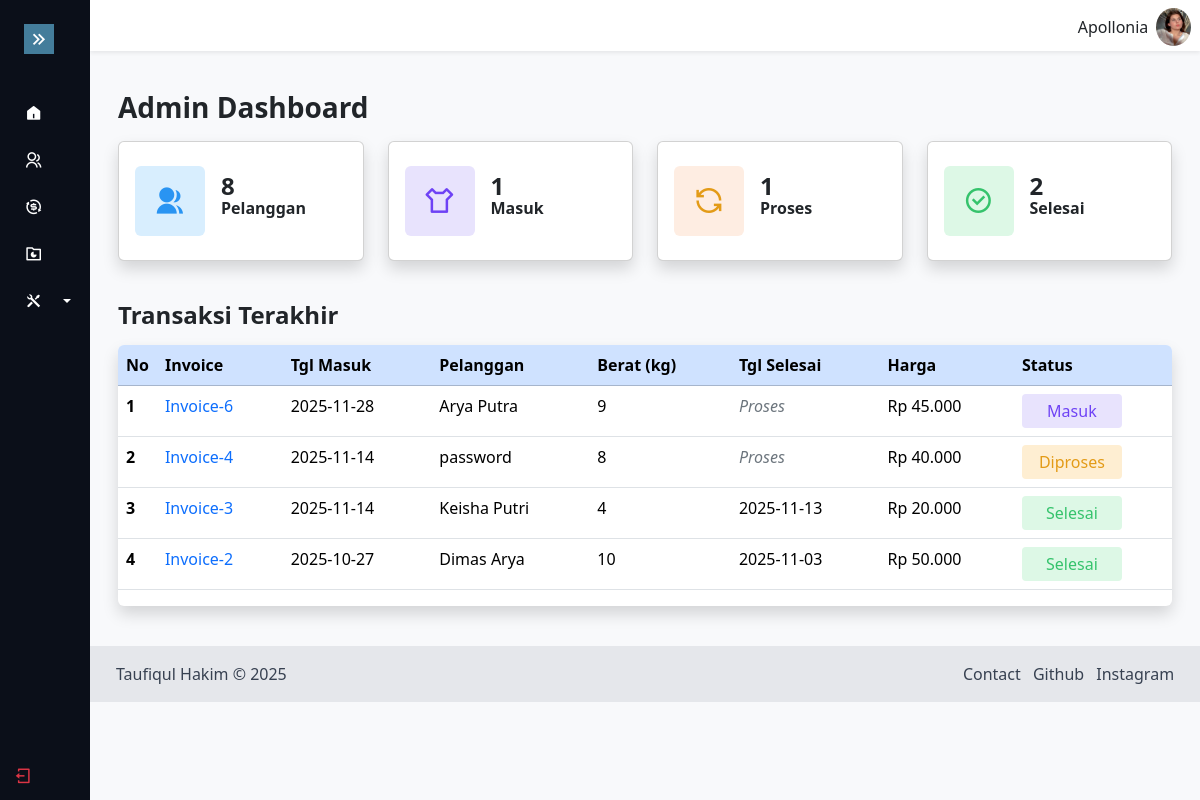
Screenshot of /laundrymvc/dashboard (signed in) with the database file from the repository.
### tables this page shows
CREATE TABLE `transaksi` (
  `transaksi_id` int NOT NULL,
  `transaksi_tgl` date NOT NULL,
  `pelanggan_id` int NOT NULL,
  `transaksi_harga` int NOT NULL,
  `transaksi_berat` int NOT NULL,
  `transaksi_tgl_selesai` date DEFAULT NULL,
  `transaksi_status` int DEFAULT '0'
);

CREATE TABLE `pelanggan` (
  `pelanggan_id` int NOT NULL,
  `pelanggan_nama` varchar(100) NOT NULL,
  `pelanggan_hp` varchar(15) NOT NULL,
  `pelanggan_alamat` text NOT NULL
);

### laundrymvc/app/core/Controller.php (called while the page is built, shortened)
<?php
class Controller
{
    public function view($view, $data = array())
    {
        require_once 'app/views/' . $view . '.php';
    }
    public function model($model)
    {
        return new $model;
    }
}

### laundrymvc/app/controllers/Dashboard.php (called while the page is built, shortened)
<?php
class Dashboard extends Controller{
    public function index() {
        $data['judul'] = 'Dashboard';
        $data['rowPelanggan'] = $this->model('Dashboard_model')->row('pelanggan');
        $data['masuk'] = $this->model('Dashboard_model')->status(0);
        $data['proses'] = $this->model('Dashboard_model')->status(1);
        $data['selesai'] = $this->model('Dashboard_model')->status(2);
        $data['last'] = $this->model('Dashboard_model')->lastTransaction();
        $data['css'] = BASEURL . 'css/dashboard.css';
        $this->view('dashboard/index', $data);
    }
}

### laundrymvc/app/core/App.php (called while the page is built, shortened)
<?php
class App
{
    protected $controller = 'dashboard';
    protected $method = 'index';
    protected $params = [];
    public function __construct()
    {
        $url = $this->parse();
        if (file_exists('app/controllers/' . $url[0] . '.php')) {
            $this->controller = $url[0];
            unset($url[0]);
        }
        if (isset($_SESSION['ID_LOGIN'])) {
            $this->controller = new $this->controller;
        } else {
            $this->controller = 'login';
            require_once 'app/controllers/' . $this->controller . '.php';
            $this->controller = new $this->controller;
        }
        if (empty($url['url'])) {
            $this->params = array_values($url);
        }
        call_user_func_array([$this->controller, $this->method], $this->params);
    }
    public function parse()
    {
        if (isset($_GET['url'])) {
            $url = $_GET['url'];
        } else {
            $url = 'login';
        }
        $url = rtrim($url, '/');
        $url = filter_var($url, FILTER_SANITIZE_URL);
        $url = explode('/', $url);
        return $url;
    }
}

### laundrymvc/index.php (called while the page is built, shortened)
<?php
new App();

### laundrymvc/app/core/Database.php (called while the page is built, shortened)
<?php
class Database
{
    private $host = DB_HOST;
    private $user = DB_USER;
    private $password = DB_PASS;
    private $dbname = DB_NAME;
    private $dbh;
    private $stmt;
    public function __construct()
    {
        $dsn = 'mysql:host=' . $this->host . ';dbname=' . $this->dbname;
        $option = [
            PDO::ATTR_PERSISTENT => true,
            PDO::ATTR_ERRMODE => PDO::ERRMODE_EXCEPTION,
        ];
        try {
            $this->dbh = new PDO($dsn, $this->user, $this->password, $option);
        } catch (PDOException $e) {
            die('' . $e->getMessage());
        }
    }
    public function query($sql)
    {
        $this->stmt = $this->dbh->prepare($sql);
    }
    public function execute()
    {
        $this->stmt->execute();
    }
    public function fetch()
    {
        return $this->stmt->fetchAll(PDO::FETCH_ASSOC);
    }
}

### laundrymvc/app/models/Dashboard_model.php (called while the page is built)
<?php
class Dashboard_model {
    private $db;
    public function __construct() {
        $this->db = new Database();
    }
    public function row($tabel) {
        $this->db->query('SELECT * FROM ' . $tabel);
        $this->db->execute();
        return $this->db->rowCount();
    }
    public function status ($status) {
        $this->db->query('SELECT * FROM transaksi WHERE transaksi_status = ' . $status);
        $this->db->execute();
        return $this->db->rowCount();
    }
    public function lastTransaction () {
        $this->db->query('SELECT * FROM transaksi t JOIN pelanggan p ON t.pelanggan_id = p.pelanggan_id ORDER BY t.transaksi_id DESC LIMIT 5');
        $this->db->execute();
        return $this->db->fetch();
    }
}

### laundrymvc/app/views/dashboard/index.php (the view, shortened to what this page needs)
<main class="content px-3 py-4 mt-3">
    <div class="container-fluid">
        <div class="mb-3">
            <h3 class="fw-bold mb-3">
                Admin Dashboard
            </h3>
            <div class="row">
                <div class="col-10 col-md-3">
                    <div class="card shadow pelanggan">
                        <div class="card-body py-4 d-flex align-items-end gap-3">
                            <div class="icon-pelanggan d-flex justify-content-center align-items-center rounded-2">
                                <i class="ri-group-fill" style="font-size: 30px; "></i>
                            </div>
                            <div>
                                <h4 class="fw-bold" style="margin-bottom: -5px;">
                                    <?= $data['rowPelanggan']; ?>
                                </h4>
                                <p class="fw-semibold">Pelanggan</p>
                            </div>
                        </div>
                    </div>
                </div>
                <div class="col-10 col-md-3">
                    <div class="card shadow masuk">
                        <div class="card-body py-4 d-flex align-items-end gap-3">
                            <div class="icon-masuk d-flex justify-content-center align-items-center rounded-2">
                                <i class="ri-t-shirt-line" style="font-size: 30px; "></i>
                            </div>
                            <div>
                                <h4 class="fw-bold" style="margin-bottom: -5px;">
                                    <?= $data['masuk']; ?>
                                </h4>
                                <p class="fw-semibold">Masuk</p>
                            </div>
                        </div>
                    </div>
                </div>
                <div class="col-10 col-md-3">
                    <div class="card shadow proses">
                        <div class="card-body py-4 d-flex align-items-end gap-3">
                            <div class="icon-proses d-flex justify-content-center align-items-center rounded-2">
                                <i class="ri-loop-left-line" style="font-size: 30px; "></i>
                            </div>
                            <div>
                                <h4 class="fw-bold" style="margin-bottom: -5px;">
                                    <?= $data['proses']; ?>
                                </h4>
                                <p class="fw-semibold">Proses</p>
                            </div>
                        </div>
                    </div>
                </div>
                <div class="col-10 col-md-3">
                    <div class="card shadow finish">
                        <div class="card-body py-4 d-flex align-items-end gap-3">
                            <div class="icon-finish d-flex justify-content-center align-items-center rounded-2">
                                <i class="ri-checkbox-circle-line" style="font-size: 30px;"></i>
                            </div>
                            <div>
                                <h4 class="fw-bold" style="margin-bottom: -5px;">
                                    <?= $data['selesai']; ?>
                                </h4>
                                <p class="fw-semibold">Selesai</p>
                            </div>
                        </div>
                    </div>
                </div>
            </div>
            <div class="row mt-4">
                <div class="col-12">
                    <h3 class="fw-bold fs-4 my-3">
                        Transaksi Terakhir
                    </h3>
                    <div class="table-responsive shadow rounded bg-white">
                        <table class="table table-hover">
                            <thead class="table-primary">
                                <tr>
                                    <th scope="col" width="1%" style="white-space: nowrap;">No</th>
                                    <th scope="col" style="white-space: nowrap;">Invoice</th>
                                    <th scope="col" style="white-space: nowrap;">Tgl Masuk</th>
                                    <th scope="col" style="white-space: nowrap;">Pelanggan</th>
                                    <th scope="col" style="white-space: nowrap;">Berat (kg)</th>
                                    <th scope="col" style="white-space: nowrap;">Tgl Selesai</th>
                                    <th scope="col" style="white-space: nowrap;">Harga</th>
                                    <th scope="col" width="15%" style="white-space: nowrap;">Status</th>
                                </tr>
                            </thead>
                            <tbody>
                                <?php
                                $no = 1;
                                foreach ($data['last'] as $d): ?>
                                    <tr>
                                        <th><?= $no ?></th>
                                        <td class="text-primary">Invoice-<?= $d['transaksi_id'] ?></td>
                                        <td><?= $d['transaksi_tgl'] ?></td>
                                        <td><?= $d['pelanggan_nama'] ?></td>
                                        <td><?= $d['transaksi_berat'] ?></td>
                                        <td><?= (isset($d['transaksi_tgl_selesai'])) ? $d['transaksi_tgl_selesai'] : "<i class='text-secondary'>Proses</i>"; ?>
                                        </td>
                                        <td>Rp <?= number_format($d['transaksi_harga'], 0, ' ', '.') ?></td>
                                        <td>
                                            <?php if ($d['transaksi_status'] == 0): ?>
                                                <span
                                                    style="background: #e8e3fd; color: #6e42f5; display: inline-block; width: 100px; text-align: center; border-radius:4px; padding: 5px 10px;">Masuk</span>
                                            <?php elseif ($d['transaksi_status'] == 1): ?>
                                                <span
                                                    style="background: #feeed2; color: #e39b17; display: inline-block; width: 100px; text-align: center; border-radius:4px; padding: 5px 10px;">Diproses</span>
                                            <?php elseif ($d['transaksi_status'] == 2): ?>
                                                <span
                                                    style="background: #ddf8e6; color: #35c36c; display: inline-block; width: 100px; text-align: center; border-radius:4px; padding: 5px 10px;">Selesai</span>
                                            <?php else: ?>
                                                <p>Status Invalid</p>
                                            <?php endif; ?>
                                        </td>
                                    </tr>
                                    <?php $no++; endforeach; ?>
                            </tbody>
                        </table>
                    </div>
                </div>
            </div>
        </div>
    </div>
</main>

### rows the page displays
transaksi: transaksi_berat "8", transaksi_status "1", transaksi_id "4", transaksi_tgl "2025-11-14", pelanggan.pelanggan_nama "password", shows "Proses", transaksi_harga "40.000", shows "Diproses"
transaksi: transaksi_id "6", transaksi_tgl "2025-11-28", pelanggan.pelanggan_nama "Arya Putra", transaksi_berat "9", shows "Proses", transaksi_harga "45.000", transaksi_status "Masuk"
transaksi: transaksi_id "3", transaksi_tgl "2025-11-14", pelanggan.pelanggan_nama "Keisha Putri", transaksi_berat "4", transaksi_tgl_selesai "2025-11-13", transaksi_harga "20.000", transaksi_status "Selesai"
transaksi: transaksi_id "2", transaksi_tgl "2025-10-27", pelanggan.pelanggan_nama "Dimas Arya", transaksi_berat "10", transaksi_tgl_selesai "2025-11-03", transaksi_harga "50.000", transaksi_status "Selesai"

### other values shown
$_SESSION['USER_LOGIN'] "Apollonia"
$data['selesai'] "2"
